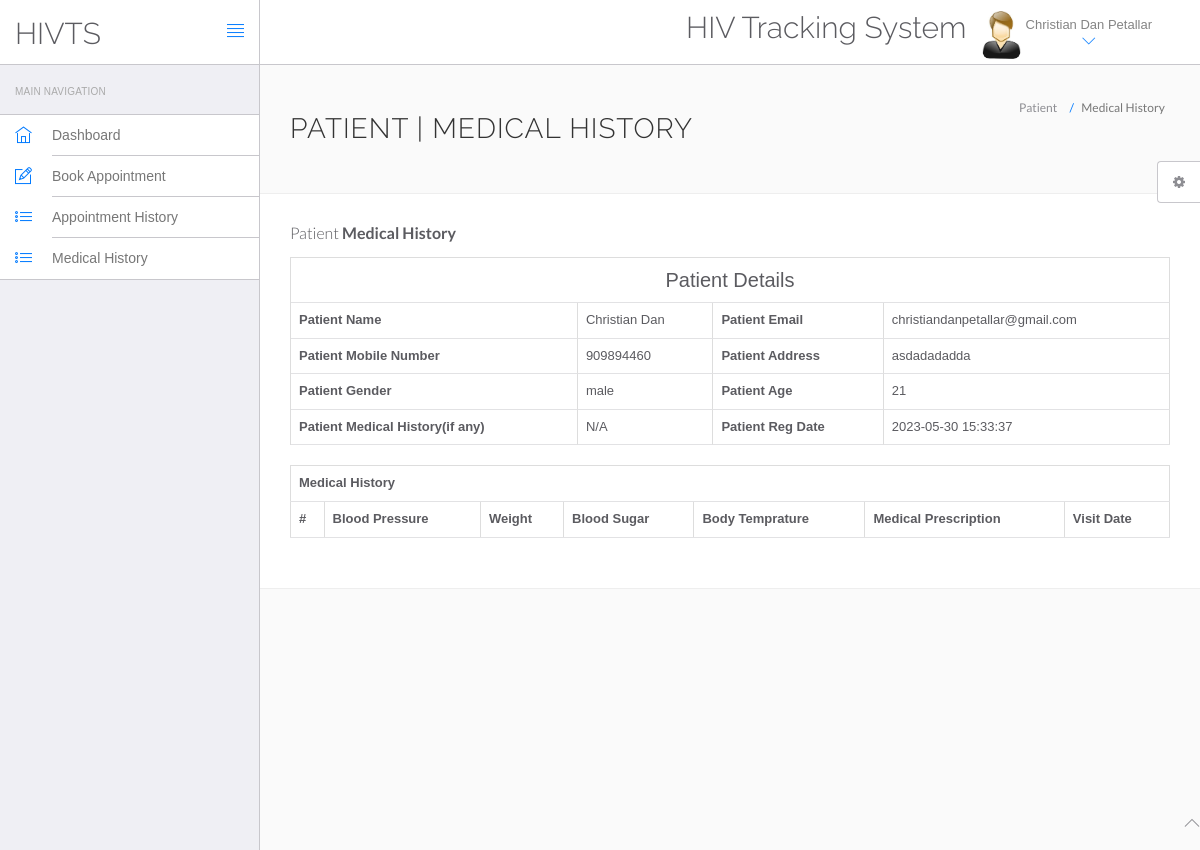
/hms/manage-medhistory.php?viewid=34 (signed in), run on the app's committed database.
### tables this page shows
CREATE TABLE `users` (
  `id` int(11) NOT NULL,
  `fullName` varchar(255) DEFAULT NULL,
  `address` longtext DEFAULT NULL,
  `city` varchar(255) DEFAULT NULL,
  `gender` varchar(255) DEFAULT NULL,
  `email` varchar(255) DEFAULT NULL,
  `password` varchar(255) DEFAULT NULL,
  `regDate` timestamp NULL DEFAULT current_timestamp(),
  `updationDate` timestamp NULL DEFAULT NULL ON UPDATE current_timestamp()
);

CREATE TABLE `tblpatient` (
  `ID` int(10) NOT NULL,
  `Docid` int(10) DEFAULT NULL,
  `PatientName` varchar(200) DEFAULT NULL,
  `PatientContno` bigint(10) DEFAULT NULL,
  `PatientEmail` varchar(200) DEFAULT NULL,
  `PatientGender` varchar(50) DEFAULT NULL,
  `PatientAdd` mediumtext DEFAULT NULL,
  `PatientAge` int(10) DEFAULT NULL,
  `PatientMedhis` mediumtext DEFAULT NULL,
  `CreationDate` timestamp NULL DEFAULT current_timestamp(),
  `UpdationDate` timestamp NULL DEFAULT NULL ON UPDATE current_timestamp(),
  `statusName` varchar(255) DEFAULT NULL
);

### hms/manage-medhistory.php (the view, shortened to what this page needs)
<?php
include('include/config.php');
?>
<!DOCTYPE html>
<html lang="en">
	<head>
		<link rel="stylesheet" href="vendor/bootstrap/css/bootstrap.min.css">
		<link rel="stylesheet" href="vendor/fontawesome/css/font-awesome.min.css">
		<link rel="stylesheet" href="vendor/themify-icons/themify-icons.min.css">
		<link href="vendor/animate.css/animate.min.css" rel="stylesheet" media="screen">
		<link href="vendor/perfect-scrollbar/perfect-scrollbar.min.css" rel="stylesheet" media="screen">
		<link href="vendor/switchery/switchery.min.css" rel="stylesheet" media="screen">
		<link href="vendor/bootstrap-touchspin/jquery.bootstrap-touchspin.min.css" rel="stylesheet" media="screen">
		<link href="vendor/select2/select2.min.css" rel="stylesheet" media="screen">
		<link href="vendor/bootstrap-datepicker/bootstrap-datepicker3.standalone.min.css" rel="stylesheet" media="screen">
		<link href="vendor/bootstrap-timepicker/bootstrap-timepicker.min.css" rel="stylesheet" media="screen">
		<link rel="stylesheet" href="assets/css/styles.css">
		<link rel="stylesheet" href="assets/css/plugins.css">
		<link rel="stylesheet" href="assets/css/themes/theme-1.css" id="skin_color" />
	</head>
	<body>
		<div id="app">
<?php include('include/sidebar.php');?>
<div class="app-content">
<?php include('include/header.php');?>
<div class="main-content" >
<div class="wrap-content container" id="container">
<section id="page-title">
<div class="row">
<div class="col-sm-8">
<h1 class="mainTitle">Patient | Medical History</h1>
</div>
<ol class="breadcrumb">
<li>
<span>Patient</span>
</li>
<li class="active">
<span>Medical History</span>
</li>
</ol>
</div>
</section>
<div class="container-fluid container-fullw bg-white">
<div class="row">
<div class="col-md-12">
<h5 class="over-title margin-bottom-15">Patient <span class="text-bold">Medical History</span></h5>
<?php
                               $vid=$_GET['viewid'];
                               $ret=mysqli_query($con,"select * from tblpatient where ID='$vid'");
while ($row=mysqli_fetch_array($ret)) {
                               ?>
<table border="1" class="table table-bordered">
 <tr align="center">
<td colspan="4" style="font-size:20px;color:blue">
 Patient Details</td></tr>
    <tr>
    <th scope>Patient Name</th>
    <td><?php  echo $row['PatientName'];?></td>
    <th scope>Patient Email</th>
    <td><?php  echo $row['PatientEmail'];?></td>
  </tr>
  <tr>
    <th scope>Patient Mobile Number</th>
    <td><?php  echo $row['PatientContno'];?></td>
    <th>Patient Address</th>
    <td><?php  echo $row['PatientAdd'];?></td>
  </tr>
    <tr>
    <th>Patient Gender</th>
    <td><?php  echo $row['PatientGender'];?></td>
    <th>Patient Age</th>
    <td><?php  echo $row['PatientAge'];?></td>
  </tr>
  <tr>
    <th>Patient Medical History(if any)</th>
    <td><?php  echo $row['PatientMedhis'];?></td>
     <th>Patient Reg Date</th>
    <td><?php  echo $row['CreationDate'];?></td>
  </tr>
<?php }?>
</table>
<table id="datatable" class="table table-bordered dt-responsive nowrap" style="border-collapse: collapse; border-spacing: 0; width: 100%;">
  <tr align="center">
   <th colspan="8" >Medical History</th>
  </tr>
  <tr>
    <th>#</th>
<th>Blood Pressure</th>
<th>Weight</th>
<th>Blood Sugar</th>
<th>Body Temprature</th>
<th>Medical Prescription</th>
<th>Visit Date</th>
</tr>
</table>
</div>
</div>
</div>
</div>
</div>
</div>
</div>
	<?php include('include/footer.php');?>
	<?php include('include/setting.php');?>
	</body>
</html>

### hms/include/header.php (shortened to what this page needs)
<header class="navbar navbar-default navbar-static-top">
					<div class="navbar-header">
						<a class="navbar-brand" href="#">
							<h2 style="padding-top:20% ">HIVTS</h2>
						</a>
						<a href="#" class="sidebar-toggler pull-right visible-md visible-lg" data-toggle-class="app-sidebar-closed" data-toggle-target="#app">
							<i class="ti-align-justify"></i>
						</a>
					</div>
					<div class="navbar-collapse collapse">
						<ul class="nav navbar-right">
								<li  style="padding-top:2% ">
								<h2>HIV Tracking System</h2>
							</li>
							<li class="dropdown current-user">
								<a href class="dropdown-toggle" data-toggle="dropdown">
									<img src="assets/images/images.jpg"> <span class="username">
									<?php $query=mysqli_query($con,"select fullName from users where id='".$_SESSION['id']."'");
while($row=mysqli_fetch_array($query))
{
	echo $row['fullName'];
}
									?> <i class="ti-angle-down"></i></i></span>
								</a>
							</li>
						</ul>
					</div>
				</header>

### hms/assets/css/themes/theme-1.css (style rules this page uses)
body { background: #FAFAFA; }
header .navbar-header { background: #ffffff !important; border-right-color: #c8c7cc !important; border-bottom-color: #c8c7cc !important; }
header .navbar-header .sidebar-toggler, header .navbar-header .sidebar-mobile-toggler { color: #007aff !important; }
header .navbar-header .navbar-brand { color: #777 !important; }
header .navbar-collapse { background: #ffffff !important; border-bottom-color: #c8c7cc !important; box-shadow: none !important; }
header .navbar-collapse .navbar-right > li > a { color: #777; }
header .navbar-collapse .navbar-right > li > a i { color: #007aff !important; }

### data on the page
users: fullName "Christian Dan Petallar"
tblpatient: PatientName "Christian Dan", PatientEmail "christiandanpetallar@gmail.com", PatientContno "909894460", PatientAdd "asdadadadda", PatientGender "male", PatientAge "21", PatientMedhis "N/A", CreationDate "2023-05-30 15:33:37"
